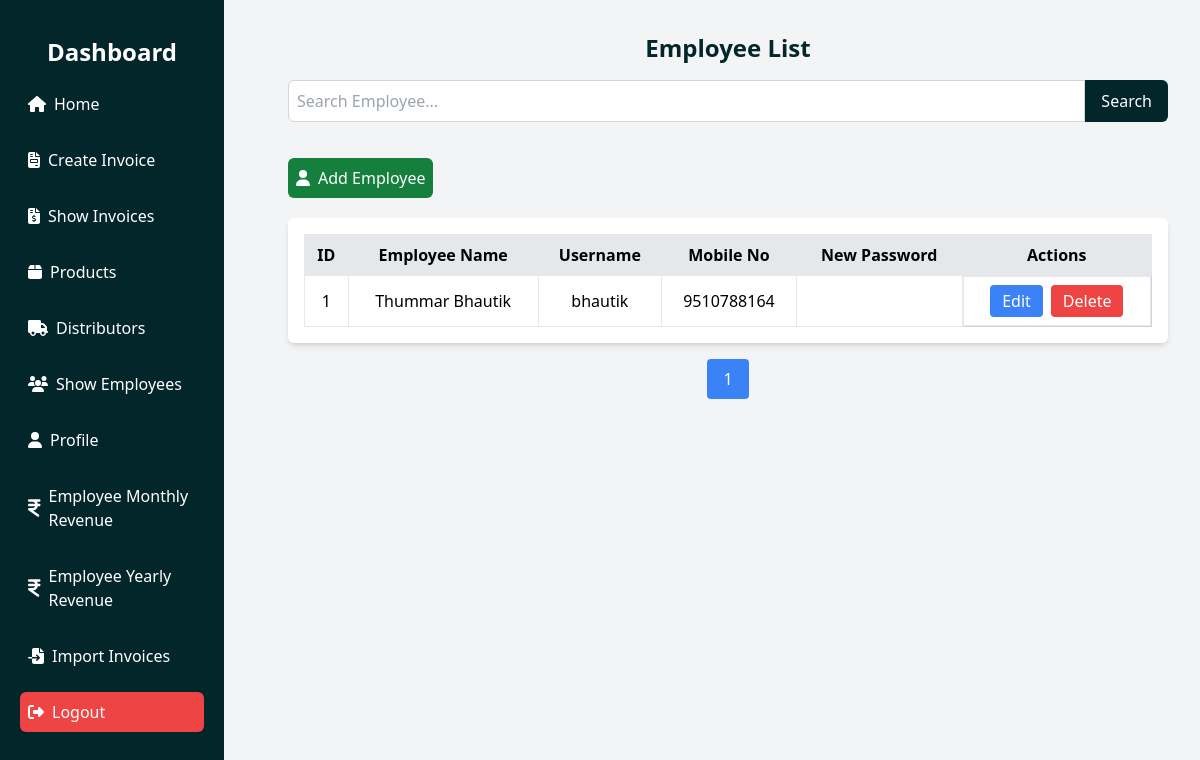
/employees.php (signed in), run on an earlier commit of the app's database.
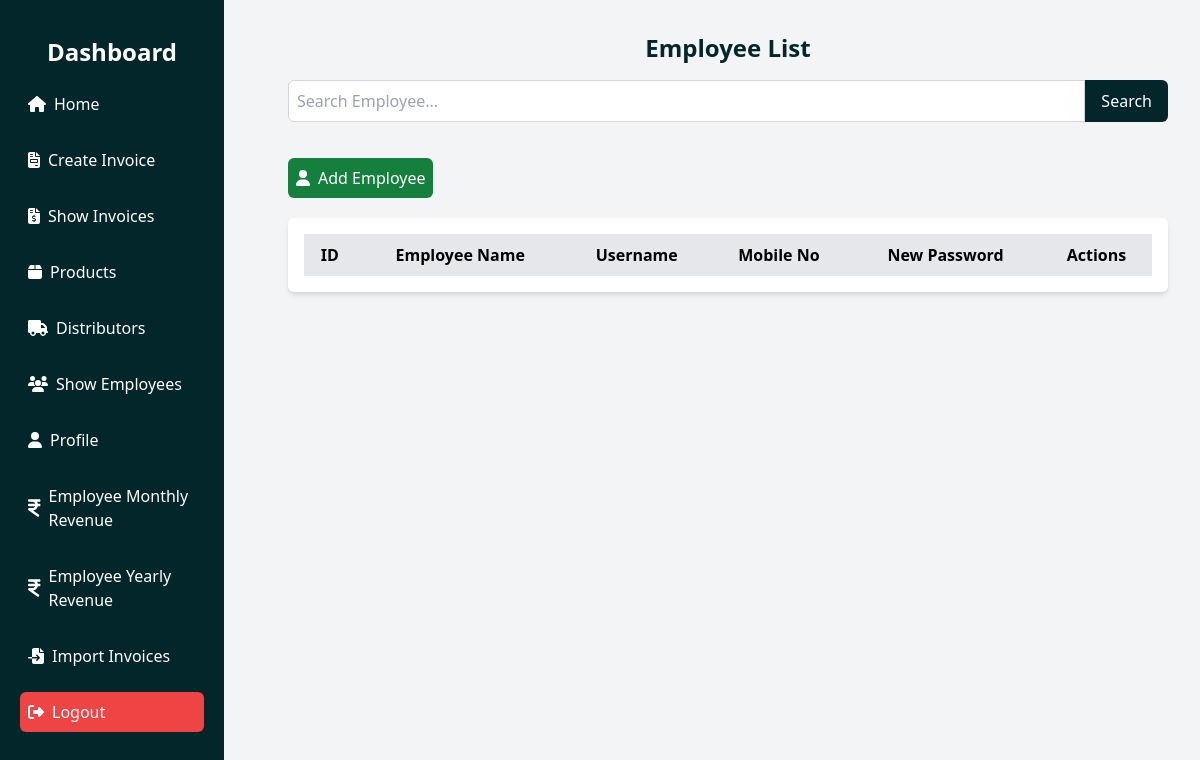
And on a later commit of the database.
### tables this page shows
CREATE TABLE `employees` (
  `id` int(11) NOT NULL,
  `employee_name` varchar(50) NOT NULL,
  `username` varchar(255) NOT NULL,
  `password` varchar(255) NOT NULL,
  `mobile_no` varchar(15) NOT NULL
);

### employees.php (the view, shortened to what this page needs)
<?php include 'head.php'; ?>
<body class="bg-gray-100 flex">
    <?php include 'sidebar.php'; ?>
    <main class="flex-1 ml-64 p-8">
        <h2 class="text-2xl font-bold text-[var(--primary-color)] mb-4 text-center">Employee List</h2>
        <?php
        include 'db.php';
        $search = isset($_GET['search']) ? trim($_GET['search']) : '';
        $limit = 8;
        $page = isset($_GET['page']) ? (int)$_GET['page'] : 1;
        $offset = ($page - 1) * $limit;
        $countSql = "SELECT COUNT(*) AS total FROM employees WHERE employee_name LIKE ?";
        $stmt = $conn->prepare($countSql);
        $searchTerm = "%$search%";
        $stmt->bind_param("s", $searchTerm);
        $stmt->execute();
        $countResult = $stmt->get_result();
        $totalEmployees = $countResult->fetch_assoc()['total'];
        $totalPages = ceil($totalEmployees / $limit);
        $sql = "SELECT id, employee_name, username, mobile_no FROM employees WHERE employee_name LIKE ? LIMIT ? OFFSET ?";
        $stmt = $conn->prepare($sql);
        $stmt->bind_param("sii", $searchTerm, $limit, $offset);
        $stmt->execute();
        $result = $stmt->get_result();
        ?>
        <form method="GET" class="mb-4 flex">
            <input type="text" name="search" placeholder="Search Employee..."
                class="w-full p-2 border border-gray-300 rounded-l-md" value="<?php echo htmlspecialchars($search); ?>">
            <button type="submit" class="bg-[var(--primary-color)] text-white px-4 py-2 rounded-r-md">
                Search
            </button>
        </form>
    <button class="bg-green-700 text-white mt-5 mb-5 rounded-md cursor-pointer">
        <a href="add_employee.php" class="flex items-center space-x-2 p-2 w-full block">
            <i class="fas fa-user"></i> <span>Add Employee</span>
        </a>
    </button>
        <div class="overflow-x-auto bg-white p-4 rounded-md shadow-md">
            <table class="w-full border-collapse border border-gray-300">
                <thead>
                    <tr class="bg-gray-200">
                        <th class="p-2 border">ID</th>
                        <th class="p-2 border">Employee Name</th>
                        <th class="p-2 border">Username</th>
                        <th class="p-2 border">Mobile No</th>
                        <th class="p-2 border">New Password</th>
                        <th class="p-2 border">Actions</th>
                    </tr>
                </thead>
                <tbody>
                    <?php while ($row = $result->fetch_assoc()) : ?>
                    <tr class="text-center" id="row-<?php echo $row['id']; ?>">
                        <td class="p-2 border"><?php echo $row['id']; ?></td>
                        <td class="p-2 border">
                            <span
                                id="name-display-<?php echo $row['id']; ?>"><?php echo htmlspecialchars($row['employee_name']); ?></span>
                        </td>
                        <td class="p-2 border">
                            <span
                                id="username-display-<?php echo $row['id']; ?>"><?php echo htmlspecialchars($row['username']); ?></span>
                        </td>
                        <td class="p-2 border">
                            <span
                                id="mobile-display-<?php echo $row['id']; ?>"><?php echo htmlspecialchars($row['mobile_no']); ?></span>
                        </td>
                        <td class="p-2 border">
                        </td>
                        <td class="p-2 border flex justify-center space-x-2">
                            <button onclick="enableEdit(<?php echo $row['id']; ?>)"
                                class="bg-blue-500 text-white px-3 py-1 rounded">Edit</button>
                            <form method="POST" onsubmit="return confirm('Are you sure you want to delete?');">
                                <button type="submit" class="bg-red-500 text-white px-3 py-1 rounded">Delete</button>
                            </form>
                        </td>
                    </tr>
                    <?php endwhile; ?>
                </tbody>
            </table>
        </div>
        <div class="mt-4 flex justify-center space-x-2">
            <?php for ($i = 1; $i <= $totalPages; $i++) : ?>
            <a href="?search=<?php echo $search; ?>&page=<?php echo $i; ?>"
                class="px-4 py-2 <?php echo $i == $page ? 'bg-blue-500 text-white' : 'bg-gray-300'; ?> rounded">
                <?php echo $i; ?>
            </a>
            <?php endfor; ?>
        </div>
    </main>
</body>
</html>

### head.php (shortened to what this page needs)
<!DOCTYPE html>
<html lang="en">
<head>
    <script src="https://cdn.tailwindcss.com"></script>
</head>

### sidebar.php (shortened to what this page needs)
<aside class="w-56 bg-[var(--primary-color)] text-white h-screen p-5 fixed overflow-y-auto scrollbar-hide">
    <div class="flex flex-col items-center space-y-2 p-4">
        <span class="text-2xl font-bold">Dashboard</span>
    </div>
    <nav>
        <ul class="space-y-4">
            <li class="hover:bg-gray-700 rounded-md cursor-pointer">
                <a href="index.php" class="flex items-center space-x-2 p-2 w-full block">
                    <i class="fas fa-home"></i> <span>Home</span>
                </a>
            </li>
            <li class="hover:bg-gray-700 rounded-md cursor-pointer">
                <a href="createinvoice.php" class="flex items-center space-x-2 p-2 w-full block">
                    <i class="fas fa-file-invoice"></i> <span>Create Invoice</span>
                </a>
            </li>
            <li class="hover:bg-gray-700 rounded-md cursor-pointer">
                <a href="orders.php" class="flex items-center space-x-2 p-2 w-full block">
                    <i class="fas fa-file-invoice-dollar"></i> <span>Show Invoices</span>
                </a>
            </li>
            <?php if ($_SESSION['role'] == 'Admin') { ?>
            <li class="hover:bg-gray-700 rounded-md cursor-pointer">
                <a href="products.php" class="flex items-center space-x-2 p-2 w-full block">
                    <i class="fas fa-box"></i> <span>Products</span>
                </a>
            </li>
            <li class="hover:bg-gray-700 rounded-md cursor-pointer">
                <a href="distributers.php" class="flex items-center space-x-2 p-2 w-full block">
                    <i class="fas fa-truck"></i> <span>Distributors</span>
                </a>
            </li>
            <li class="hover:bg-gray-700 rounded-md cursor-pointer">
                <a href="employees.php" class="flex items-center space-x-2 p-2 w-full block">
                    <i class="fas fa-users"></i> <span>Show Employees</span>
                </a>
            </li>
            <li class="hover:bg-gray-700 rounded-md cursor-pointer">
                <a href="admin_profile.php" class="flex items-center space-x-2 p-2 w-full block">
                    <i class="fas fa-user"></i> <span>Profile</span>
                </a>
            </li>
            <li class="hover:bg-gray-700 rounded-md cursor-pointer">
                <a href="emp_monthly_revenue.php" class="flex items-center space-x-2 p-2 w-full block">
                    <i class="fa-solid fa-indian-rupee-sign text-white-500 text-xl"></i> <span>Employee Monthly
                        Revenue</span>
                </a>
            </li>
            <li class="hover:bg-gray-700 rounded-md cursor-pointer">
                <a href="emp_yarely_revenue.php" class="flex items-center space-x-2 p-2 w-full block">
                    <i class="fa-solid fa-indian-rupee-sign text-white-500 text-xl"></i> <span>Employee Yearly
                        Revenue</span>
                </a>
            </li>
            <li class="hover:bg-gray-700 rounded-md cursor-pointer">
                <a href="import_excel.php" class="flex items-center space-x-2 p-2 w-full block">
                    <i class="fas fa-file-import"></i> <span>Import Invoices</span>
                </a>
            </li>
            <?php } ?>
            <li class="bg-red-500 hover:bg-red-600 rounded-md cursor-pointer">
                <a href="logout.php" class="flex items-center space-x-2 p-2 w-full block">
                    <i class="fas fa-sign-out-alt"></i> <span>Logout</span>
                </a>
            </li>
        </ul>
    </nav>
</aside>

### head.php (style rules this page uses)
:root { --primary-color: #03262b; }

### sidebar.php (style rules this page uses)
aside { scrollbar-width: none; -ms-overflow-style: none; }

What changed in the data, as far as the page shows it:
removed employees: id "1", employee_name "Thummar Bhautik", username "bhautik", mobile_no "9510788164"
Also different on the page:
list line gone: "1"
